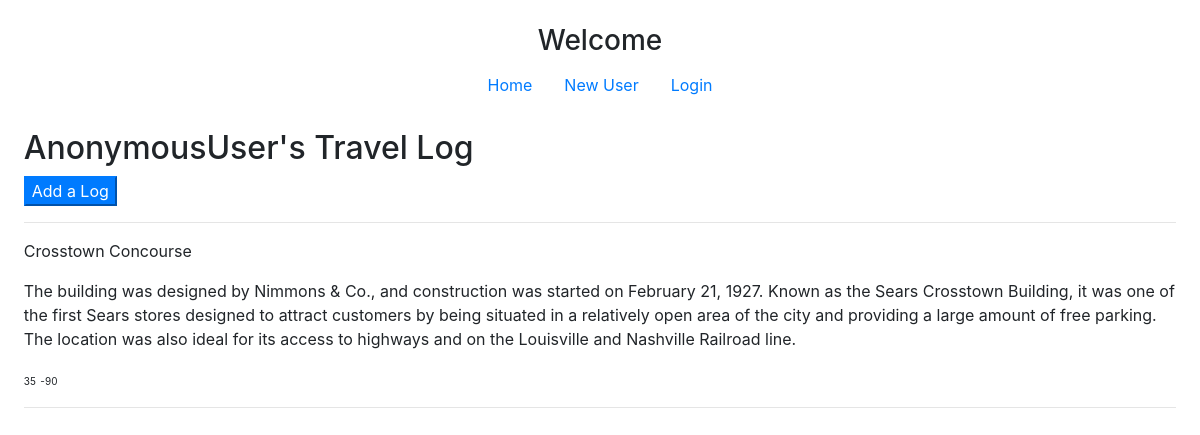
Page /myLogs/ on the earlier database version.
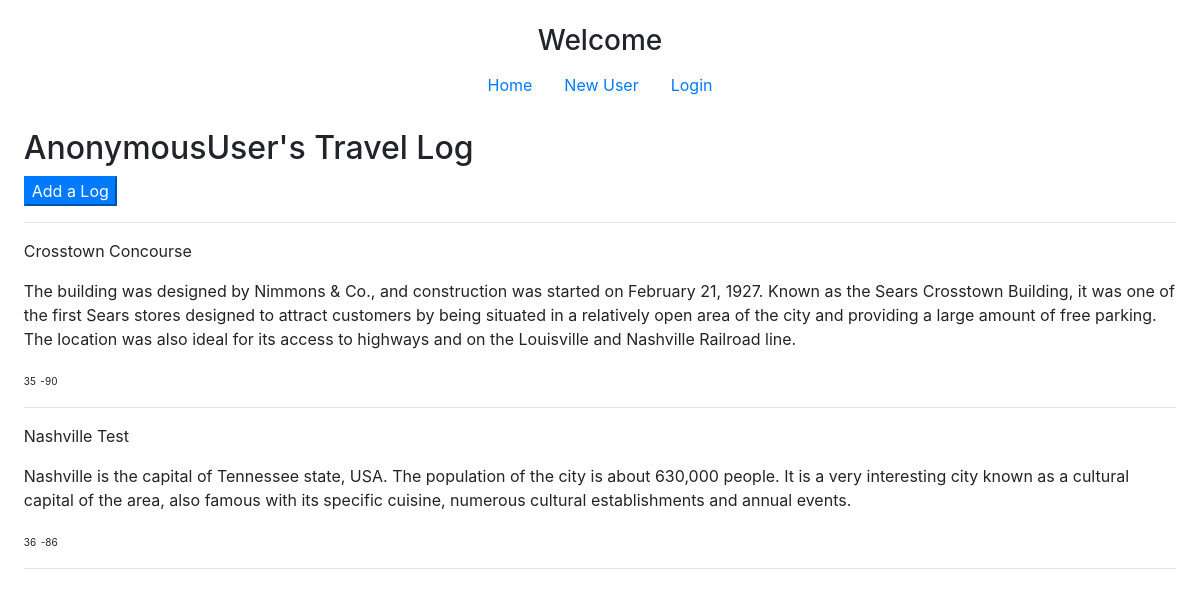
Same page on the later database version.
### travelApp/models.py (models this page shows, shortened)
class LocationLog(models.Model):
    location = models.CharField(max_length=500, default='')
    location_lat = models.IntegerField(default=0)
    location_long = models.IntegerField(default=0)
    date_of_visit = models.DateTimeField(default=datetime.today)
    summary = models.TextField(default='')
    safety = models.IntegerField(default=0)
    affordability = models.IntegerField(default=0)
    accessibility = models.IntegerField(default=0)
    userModel_fk = models.ForeignKey(UserModel, on_delete=models.CASCADE, null=True, blank=True)

### travelApp/views.py (the view)
# urls.py: path('myLogs/', views.myLogs, name='myLogs'),
def myLogs(request):
    locationLogs = LocationLog.objects.all()
    context = {
        'myLogs': locationLogs
    }
    return render(request, 'travelApp/profile.html', context)

### travelApp/templates/travelApp/profile.html (shortened to what this page needs)
{% extends 'travelApp/base.html' %}
{% block content %}
<h2>{{ request.user }}'s Travel Log</h2>
<a href="{% url 'newLog' %}"><button class="btn-primary">Add a Log</button></a>
<hr/>
{% if myLogs %}
    {% for logs in myLogs %}
        <p class="locationName">{{logs.location}}</p>
        <p>{{logs.summary}}</p>
        <p class="lat">{{logs.location_lat}}</p>
        <p class="long">{{logs.location_long}}</p>
        <hr>
    {% endfor %}
<div id="map"></div>
{% else %}
    <h3>You have no logs</h3>
{% endif %}
{% endblock %}

### travelApp/templates/travelApp/base.html (shortened to what this page needs)
<!DOCTYPE html>
<html lang="en">
<head>
    {% load static %}
    <link rel="stylesheet" href="../../static/travelApp/css/bootstrap.css">
    <link rel="stylesheet" href="../../static/travelApp/css/base.css">
</head>
<body>
<nav>
    {% if request.user.is_authenticated %}
    <h3>{{request.user}}</h3>
    <ul class="nav justify-content-center">
        <li class="nav-item">
            <a class="nav-link" href="{% url 'index' %}">Home</a>
        </li>
        <li class="nav-item">
            <a class="nav-link" href="{% url 'myLogs' %}">Profile</a>
        </li>
        <li class="nav-item">
            <a class="nav-link" href="{% url 'logout' %}">Logout</a>
        </li>
    </ul>
    {% else %}
    <h3 class="justify-content-center">Welcome</h3>
    <ul class="nav justify-content-center">
        <li class="nav-item">
            <a class="nav-link" href="{% url 'index' %}">Home</a>
        </li>
        <li class="nav-item">
            <a class="nav-link" href="{% url 'newUser' %}">New User</a>
        </li>
        <li class="nav-item">
            <a class="nav-link" href="{% url 'login' %}">Login</a>
        </li>
    </ul>
    <br>
    {% endif %}
</nav>
{% block content %}
{% endblock %}
</body>
</html>

### travelApp/static/travelApp/css/base.css (style rules this page uses)
html, body { height: 90%; margin: 1%; }
h3 { align-content: center; text-align: center; }
#map { height: 80%; }
.lat, .long { font-size: 10px; display: inline; }

Differences in the rows shown:
added LocationLog: location "Nashville Test", summary "Nashville is the capital of Tennessee state, USA. The population of the city is about 630,000 people. It is a very interesting city known as a cultural capital of the area, also famous with its specific cuisine, numerous cultural establishments and annual events.", location_lat "36", location_long "-86"
